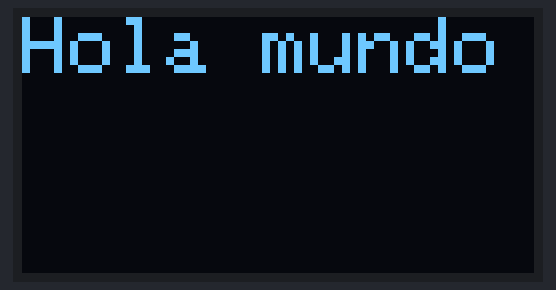
Simulated run of this sketch. Board: Arduino Uno, built with avr-gcc and run on an emulated ATmega328P. Parts: 128×64 one-colour display.

Above: at 0.1 s.

The sketch:

TP_0_-_EJ_1.ino
```cpp
#include <Adafruit_Sensor.h>
#include <Adafruit_SSD1306.h>
#include <Adafruit_I2CDevice.h>

#define OLED_ADDR 0x3C
#define OLED_SDA 21
#define OLED_SCL 22
#define OLED_RST 16

Adafruit_SSD1306 display(OLED_RST);

void setup() {
  display.begin(SSD1306_SWITCHCAPVCC, OLED_ADDR);
  display.clearDisplay();
  display.setTextColor(WHITE);
  display.setTextSize(2);
  display.setCursor(0, 0);
  display.println("Hola mundo");
  display.display();
}

void loop(){

}
```
